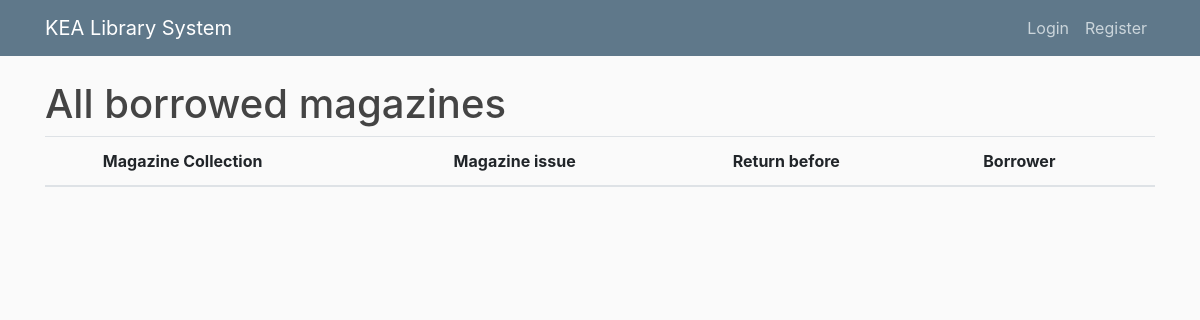
Page /magazinelist/ on the earlier database version.
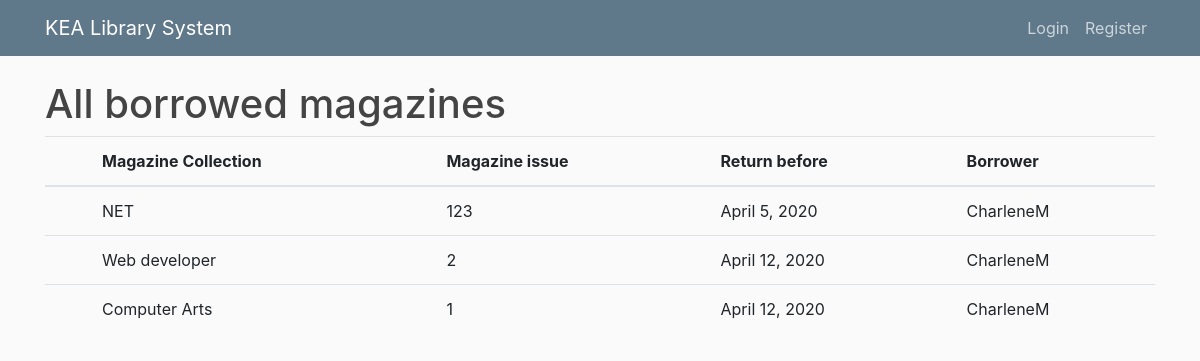
Same page on the later database version.
### catalog_app/models.py (models this page shows, shortened)
class Magazine(models.Model):
    collection = models.ForeignKey('Collection', on_delete=models.SET_NULL, null=True)
    magazine_image = models.ImageField(default='default.jpg', upload_to='magazine_pics')
    issue = models.CharField(max_length=200)
    issue_date = models.DateField(null=True, blank=True)
    borrowed = models.BooleanField(default=False)
    borrowed_date = models.DateField(null=True, blank=True)
    due_back = models.DateField(null=True, blank=True)
    borrower = models.ForeignKey(User, on_delete=models.SET_NULL, null=True, blank=True)

class Collection(models.Model):
    magazine_name = models.CharField(max_length=100)
    def __str__(self):
        return f"{self.magazine_name}"

### catalog_app/views.py (the view)
# urls.py: path('magazinelist/', MagazineListView.as_view(), name='magazinelist'),
class MagazineListView(ListView):
    model = Magazine
    template_name = 'catalog_app/magazinelist.html'
    context_object_name = 'magazines'
    queryset = Magazine.objects.filter(borrowed = True)
    ordering = ['due_back']

### catalog_app/templates/catalog_app/magazinelist.html
{% extends "catalog_app/base.html" %}
{% block content %}
    <h1>All borrowed magazines</h1>
    <table class="table table-hover">
      <thead>
        <tr>
          <th scope="col"></th>
          <th scope="col">Magazine Collection</th>
          <th scope="col">Magazine issue</th>
          <th scope="col">Return before</th>
          <th scope="col">Borrower</th>
        </tr>
      </thead>
      <tbody>
      {% for magazine in magazines %}
      <tr>
      <th scope="row"></th>
      <td>{{magazine.collection}}</td>
      <td>{{magazine.issue}}</td>
      <td>{{ magazine.due_back }}</td>
      <td>{{ magazine.borrower }}</td>
      </tr>
      {% endfor %}
{% endblock %}

### catalog_app/templates/catalog_app/base.html (shortened to what this page needs)
<!DOCTYPE html>
<html lang="en">
<head>
  <link rel="stylesheet" href="https://stackpath.bootstrapcdn.com/bootstrap/4.4.1/css/bootstrap.min.css">
  {% load static %}
<link rel="stylesheet" href="{% static 'css/styles.css' %}">
</head>
<body>
  <header class="site-header">
    <nav class="navbar navbar-expand-md navbar-dark bg-steel fixed-top">
      <div class="container">
        <a class="navbar-brand mr-4" href="/">KEA Library System</a>
        <div class="collapse navbar-collapse" id="navbarToggle">
          <div class="navbar-nav">
            {% if user.is_authenticated %}
              <a class="nav-item nav-link" href="/">Catalog</a>
              {% if user.is_superuser %}
                <a class="nav-item nav-link" href="{% url 'booklist' %}">Book borrow list</a>
                <a class="nav-item nav-link" href="{% url 'magazinelist' %}">Magazine borrow list</a>
              {% endif %}
              <a class="nav-item nav-link" href="{% url 'borrowed' %}">My Borrowed items</a>
              <a class="nav-item nav-link" href="{% url 'profile' %}">Profile</a>
              <a class="nav-item nav-link" href="{% url 'logout' %}">Logout</a>
            {% else %}
              <a class="nav-item nav-link" href="{% url 'login' %}">Login</a>
              <a class="nav-item nav-link" href="{% url 'register' %}">Register</a>
            {% endif %}
          </div>
        </div>
      </div>
    </nav>
  </header>
  <main role="main" class="container">
      <div class="row">
        <div class="container">
          {% block content %}{% endblock %}
        </div>
      </div>
    </main>
</body>
</html>

### catalog_app/static/css/styles.css (style rules this page uses)
body { background: #fafafa; color: #333333; margin-top: 5rem; }
h1, h2, h3, h4, h5, h6 { color: #444444; }
.bg-steel { background-color: #5f788a; }
.site-header .navbar-nav .nav-link { color: #cbd5db; }

Differences in the rows shown:
now on this page (row edited): Magazine: collection "NET", issue "123", due_back "April 5, 2020", borrower "CharleneM"
added Magazine: collection "Web developer", issue "2", due_back "April 12, 2020", borrower "CharleneM"
added Magazine: collection "Computer Arts", issue "1", due_back "April 12, 2020", borrower "CharleneM"
